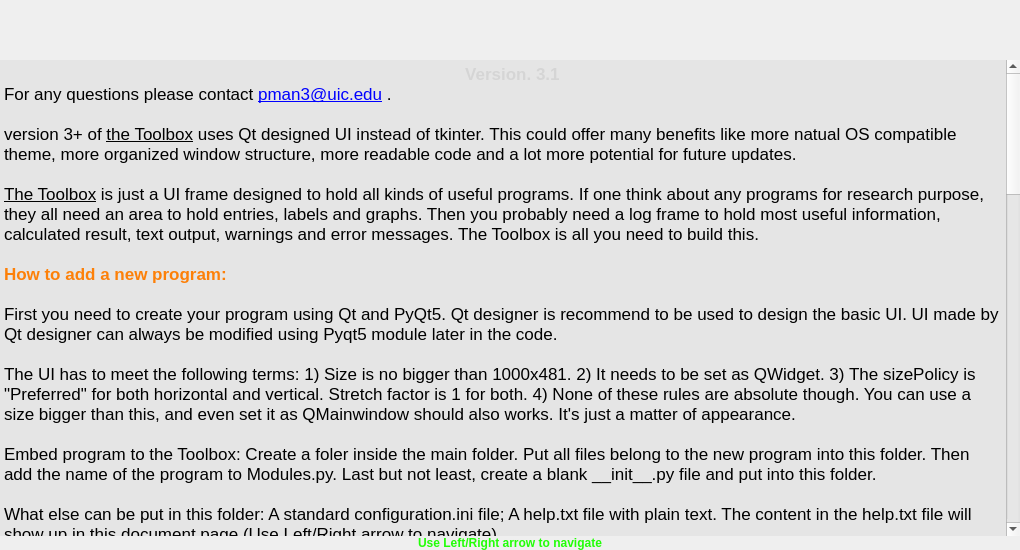
<?xml version="1.0" encoding="UTF-8"?>
<ui version="4.0">
 <class>Form</class>
 <widget class="QWidget" name="Form">
  <property name="geometry">
   <rect>
    <x>0</x>
    <y>0</y>
    <width>1020</width>
    <height>550</height>
   </rect>
  </property>
  <property name="sizePolicy">
   <sizepolicy hsizetype="Preferred" vsizetype="Preferred">
    <horstretch>1</horstretch>
    <verstretch>1</verstretch>
   </sizepolicy>
  </property>
  <property name="minimumSize">
   <size>
    <width>0</width>
    <height>0</height>
   </size>
  </property>
  <property name="cursor">
   <cursorShape>ArrowCursor</cursorShape>
  </property>
  <property name="focusPolicy">
   <enum>Qt::StrongFocus</enum>
  </property>
  <property name="contextMenuPolicy">
   <enum>Qt::ActionsContextMenu</enum>
  </property>
  <property name="acceptDrops">
   <bool>true</bool>
  </property>
  <property name="windowTitle">
   <string>Form</string>
  </property>
  <property name="autoFillBackground">
   <bool>true</bool>
  </property>
  <layout class="QGridLayout" name="maingrid">
   <property name="sizeConstraint">
    <enum>QLayout::SetNoConstraint</enum>
   </property>
   <property name="leftMargin">
    <number>0</number>
   </property>
   <property name="topMargin">
    <number>0</number>
   </property>
   <property name="rightMargin">
    <number>0</number>
   </property>
   <property name="bottomMargin">
    <number>0</number>
   </property>
   <property name="spacing">
    <number>0</number>
   </property>
   <item row="1" column="0">
    <widget class="QStackedWidget" name="stackedWidget">
     <widget class="QWidget" name="page_doc">
      <layout class="QGridLayout" name="gridLayout">
       <property name="leftMargin">
        <number>0</number>
       </property>
       <property name="topMargin">
        <number>0</number>
       </property>
       <property name="rightMargin">
        <number>0</number>
       </property>
       <property name="bottomMargin">
        <number>0</number>
       </property>
       <item row="0" column="0">
        <widget class="QTextEdit" name="textEdit">
         <property name="palette">
          <palette>
           <active>
            <colorrole role="Base">
             <brush brushstyle="SolidPattern">
              <color alpha="255">
               <red>229</red>
               <green>229</green>
               <blue>229</blue>
              </color>
             </brush>
            </colorrole>
           </active>
           <inactive>
            <colorrole role="Base">
             <brush brushstyle="SolidPattern">
              <color alpha="255">
               <red>229</red>
               <green>229</green>
               <blue>229</blue>
              </color>
             </brush>
            </colorrole>
           </inactive>
           <disabled>
            <colorrole role="Base">
             <brush brushstyle="SolidPattern">
              <color alpha="255">
               <red>236</red>
               <green>236</green>
               <blue>236</blue>
              </color>
             </brush>
            </colorrole>
           </disabled>
          </palette>
         </property>
         <property name="frameShape">
          <enum>QFrame::NoFrame</enum>
         </property>
         <property name="html">
          <string>&lt;!DOCTYPE HTML PUBLIC &quot;-//W3C//DTD HTML 4.0//EN&quot; &quot;http://www.w3.org/TR/REC-html40/strict.dtd&quot;&gt;
&lt;html&gt;&lt;head&gt;&lt;meta name=&quot;qrichtext&quot; content=&quot;1&quot; /&gt;&lt;style type=&quot;text/css&quot;&gt;
p, li { white-space: pre-wrap; }
&lt;/style&gt;&lt;/head&gt;&lt;body style=&quot; font-family:'.SF NS Text'; font-size:13pt; font-weight:400; font-style:normal;&quot;&gt;
&lt;p align=&quot;center&quot; style=&quot; margin-top:0px; margin-bottom:0px; margin-left:0px; margin-right:0px; -qt-block-indent:0; text-indent:0px;&quot;&gt;&lt;span style=&quot; font-weight:600; color:#ffffff;&quot;&gt;    &lt;/span&gt;&lt;span style=&quot; font-weight:600; color:#d5d5d5;&quot;&gt;Version. 3.1&lt;/span&gt;&lt;/p&gt;
&lt;p style=&quot; margin-top:0px; margin-bottom:0px; margin-left:0px; margin-right:0px; -qt-block-indent:0; text-indent:0px;&quot;&gt;&lt;span style=&quot; font-family:'Calibri,sans-serif';&quot;&gt;For any questions please contact &lt;/span&gt;&lt;a href=&quot;mailto:pman3@uic.edu&quot;&gt;&lt;span style=&quot; font-family:'Calibri,sans-serif'; text-decoration: underline; color:#0000ff;&quot;&gt;pman3@uic.edu&lt;/span&gt;&lt;/a&gt; .&lt;/p&gt;
&lt;p style=&quot;-qt-paragraph-type:empty; margin-top:0px; margin-bottom:0px; margin-left:0px; margin-right:0px; -qt-block-indent:0; text-indent:0px;&quot;&gt;&lt;br /&gt;&lt;/p&gt;
&lt;p style=&quot; margin-top:0px; margin-bottom:0px; margin-left:0px; margin-right:0px; -qt-block-indent:0; text-indent:0px;&quot;&gt;&lt;span style=&quot; font-family:'Calibri,sans-serif';&quot;&gt;version 3+ of &lt;/span&gt;&lt;span style=&quot; font-family:'Calibri,sans-serif'; text-decoration: underline;&quot;&gt;the Toolbox&lt;/span&gt;&lt;span style=&quot; font-family:'Calibri,sans-serif';&quot;&gt; uses Qt designed UI instead of tkinter. This could offer many benefits like more natual OS compatible theme, more organized window structure, more readable code and a lot more potential for future updates. &lt;/span&gt;&lt;/p&gt;
&lt;p style=&quot;-qt-paragraph-type:empty; margin-top:0px; margin-bottom:0px; margin-left:0px; margin-right:0px; -qt-block-indent:0; text-indent:0px; font-family:'Calibri,sans-serif';&quot;&gt;&lt;br /&gt;&lt;/p&gt;
&lt;p style=&quot; margin-top:0px; margin-bottom:0px; margin-left:0px; margin-right:0px; -qt-block-indent:0; text-indent:0px;&quot;&gt;&lt;span style=&quot; font-family:'Calibri,sans-serif'; text-decoration: underline;&quot;&gt;The Toolbox&lt;/span&gt;&lt;span style=&quot; font-family:'Calibri,sans-serif';&quot;&gt; is just a UI frame designed to hold all kinds of useful programs. If one think about any programs for research purpose, they all need an area to hold entries, labels and graphs. Then you probably need a log frame to hold most useful information, calculated result, text output, warnings and error messages. The Toolbox is all you need to build this. &lt;/span&gt;&lt;/p&gt;
&lt;p style=&quot; margin-top:0px; margin-bottom:0px; margin-left:0px; margin-right:0px; -qt-block-indent:0; text-indent:0px;&quot;&gt;&lt;span style=&quot; font-family:'Calibri,sans-serif';&quot;&gt;&lt;br /&gt;&lt;/span&gt;&lt;span style=&quot; font-family:'Calibri,sans-serif'; font-weight:600; color:#fd8008;&quot;&gt;How to add a new program:&lt;/span&gt;&lt;/p&gt;
&lt;p style=&quot;-qt-paragraph-type:empty; margin-top:0px; margin-bottom:0px; margin-left:0px; margin-right:0px; -qt-block-indent:0; text-indent:0px; font-family:'Calibri,sans-serif'; font-weight:600; color:#fd8008;&quot;&gt;&lt;br /&gt;&lt;/p&gt;
&lt;p style=&quot; margin-top:0px; margin-bottom:0px; margin-left:0px; margin-right:0px; -qt-block-indent:0; text-indent:0px;&quot;&gt;&lt;span style=&quot; font-family:'Calibri,sans-serif';&quot;&gt;First you need to create your program using Qt and PyQt5. Qt designer is recommend to be used to design the basic UI. UI made by Qt designer can always be modified using Pyqt5 module later in the code.  &lt;/span&gt;&lt;/p&gt;
&lt;p style=&quot;-qt-paragraph-type:empty; margin-top:0px; margin-bottom:0px; margin-left:0px; margin-right:0px; -qt-block-indent:0; text-indent:0px; font-family:'Calibri,sans-serif';&quot;&gt;&lt;br /&gt;&lt;/p&gt;
&lt;p style=&quot; margin-top:0px; margin-bottom:0px; margin-left:0px; margin-right:0px; -qt-block-indent:0; text-indent:0px;&quot;&gt;&lt;span style=&quot; font-family:'Calibri,sans-serif';&quot;&gt;The UI has to meet the following terms: 1) Size is no bigger than 1000x481. 2) It needs to be set as QWidget. 3) The sizePolicy is &amp;quot;Preferred&amp;quot; for both horizontal and vertical. Stretch factor is 1 for both. 4) None of these rules are absolute though. You can use a size bigger than this, and even set it as QMainwindow should also works. It's just a matter of appearance. &lt;/span&gt;&lt;/p&gt;
&lt;p style=&quot;-qt-paragraph-type:empty; margin-top:0px; margin-bottom:0px; margin-left:0px; margin-right:0px; -qt-block-indent:0; text-indent:0px; font-family:'Calibri,sans-serif';&quot;&gt;&lt;br /&gt;&lt;/p&gt;
&lt;p style=&quot; margin-top:0px; margin-bottom:0px; margin-left:0px; margin-right:0px; -qt-block-indent:0; text-indent:0px;&quot;&gt;&lt;span style=&quot; font-family:'Calibri,sans-serif';&quot;&gt;Embed program to the Toolbox: Create a foler inside the main folder. Put all files belong to the new program into this folder. Then add the name of the program to Modules.py. Last but not least, create a blank __init__.py file and put into this folder. &lt;/span&gt;&lt;/p&gt;
&lt;p style=&quot;-qt-paragraph-type:empty; margin-top:0px; margin-bottom:0px; margin-left:0px; margin-right:0px; -qt-block-indent:0; text-indent:0px; font-family:'Calibri,sans-serif';&quot;&gt;&lt;br /&gt;&lt;/p&gt;
&lt;p style=&quot; margin-top:0px; margin-bottom:0px; margin-left:0px; margin-right:0px; -qt-block-indent:0; text-indent:0px;&quot;&gt;&lt;span style=&quot; font-family:'Calibri,sans-serif';&quot;&gt;What else can be put in this folder: A standard configuration.ini file; A help.txt file with plain text. The content in the help.txt file will show up in this document page (Use Left/Right arrow to navigate).  &lt;/span&gt;&lt;/p&gt;
&lt;p style=&quot;-qt-paragraph-type:empty; margin-top:0px; margin-bottom:0px; margin-left:0px; margin-right:0px; -qt-block-indent:0; text-indent:0px; font-family:'Calibri,sans-serif';&quot;&gt;&lt;br /&gt;&lt;/p&gt;
&lt;p style=&quot; margin-top:0px; margin-bottom:0px; margin-left:0px; margin-right:0px; -qt-block-indent:0; text-indent:0px;&quot;&gt;&lt;span style=&quot; font-family:'Calibri,sans-serif';&quot;&gt;To hook up with the log frame and status bar: Make sure your program object takes root/parent as a instance. Create the object in Toolbox_v3.py and call the mainwindow it self. Then in your program file, access the log frame using self.parent.listbox. Status bar can be called using self.parent.statusbar. &lt;/span&gt;&lt;/p&gt;
&lt;p style=&quot;-qt-paragraph-type:empty; margin-top:0px; margin-bottom:0px; margin-left:0px; margin-right:0px; -qt-block-indent:0; text-indent:0px; font-family:'Calibri,sans-serif';&quot;&gt;&lt;br /&gt;&lt;/p&gt;
&lt;p style=&quot; margin-top:0px; margin-bottom:0px; margin-left:0px; margin-right:0px; -qt-block-indent:0; text-indent:0px;&quot;&gt;&lt;span style=&quot; font-family:'Calibri,sans-serif';&quot;&gt;Inside the statusbar, there are authorLabel, status1, status2 and progressbar which can be reached with the same method. status1 and progressbar uses the same space on statusbar. Hence one need to hide status1 before showing the progressbar. &lt;/span&gt;&lt;/p&gt;
&lt;p style=&quot;-qt-paragraph-type:empty; margin-top:0px; margin-bottom:0px; margin-left:0px; margin-right:0px; -qt-block-indent:0; text-indent:0px; line-height:14px; font-family:'Calibri,sans-serif';&quot;&gt;&lt;br /&gt;&lt;/p&gt;
&lt;p style=&quot;-qt-paragraph-type:empty; margin-top:0px; margin-bottom:0px; margin-left:0px; margin-right:0px; -qt-block-indent:0; text-indent:0px; line-height:14px; font-family:'Calibri,sans-serif';&quot;&gt;&lt;br /&gt;&lt;/p&gt;
&lt;p style=&quot; margin-top:0px; margin-bottom:0px; margin-left:0px; margin-right:0px; -qt-block-indent:0; text-indent:0px;&quot;&gt;Starting from v3.06, &lt;span style=&quot; font-family:'Calibri,sans-serif';&quot;&gt;all tools are stored inside individual folders instead of the main folder. In this case, it is slightly different to set up the main python file. Here is an example to set up your program's QWidget object: &lt;/span&gt;&lt;/p&gt;
&lt;p style=&quot;-qt-paragraph-type:empty; margin-top:0px; margin-bottom:0px; margin-left:0px; margin-right:0px; -qt-block-indent:0; text-indent:0px; font-family:'Calibri,sans-serif';&quot;&gt;&lt;br /&gt;&lt;/p&gt;
&lt;p style=&quot;-qt-paragraph-type:empty; margin-top:0px; margin-bottom:0px; margin-left:0px; margin-right:0px; -qt-block-indent:0; text-indent:0px; font-family:'Calibri,sans-serif';&quot;&gt;&lt;br /&gt;&lt;/p&gt;
&lt;p style=&quot; margin-top:0px; margin-bottom:0px; margin-left:0px; margin-right:0px; -qt-block-indent:0; text-indent:0px;&quot;&gt;&lt;span style=&quot; font-family:'Menlo'; color:#cc7832;&quot;&gt;import &lt;/span&gt;&lt;span style=&quot; font-family:'Menlo'; color:#a9b7c6;&quot;&gt;os&lt;br /&gt;&lt;/span&gt;&lt;span style=&quot; font-family:'Menlo'; color:#cc7832;&quot;&gt;import &lt;/span&gt;&lt;span style=&quot; font-family:'Menlo'; color:#a9b7c6;&quot;&gt;sys&lt;br /&gt;&lt;/span&gt;&lt;span style=&quot; font-family:'Menlo'; color:#cc7832;&quot;&gt;from &lt;/span&gt;&lt;span style=&quot; font-family:'Menlo'; color:#a9b7c6;&quot;&gt;PyQt5 &lt;/span&gt;&lt;span style=&quot; font-family:'Menlo'; color:#cc7832;&quot;&gt;import &lt;/span&gt;&lt;span style=&quot; font-family:'Menlo'; color:#a9b7c6;&quot;&gt;QtCore&lt;/span&gt;&lt;span style=&quot; font-family:'Menlo'; color:#cc7832;&quot;&gt;, &lt;/span&gt;&lt;span style=&quot; font-family:'Menlo'; color:#a9b7c6;&quot;&gt;QtGui&lt;/span&gt;&lt;span style=&quot; font-family:'Menlo'; color:#cc7832;&quot;&gt;, &lt;/span&gt;&lt;span style=&quot; font-family:'Menlo'; color:#a9b7c6;&quot;&gt;QtWidgets&lt;/span&gt;&lt;span style=&quot; font-family:'Menlo'; color:#cc7832;&quot;&gt;, &lt;/span&gt;&lt;span style=&quot; font-family:'Menlo'; color:#a9b7c6;&quot;&gt;uic&lt;br /&gt;&lt;/span&gt;&lt;span style=&quot; font-family:'Menlo'; color:#cc7832;&quot;&gt;from &lt;/span&gt;&lt;span style=&quot; font-family:'Menlo'; color:#a9b7c6;&quot;&gt;PyQt5.QtCore &lt;/span&gt;&lt;span style=&quot; font-family:'Menlo'; color:#cc7832;&quot;&gt;import &lt;/span&gt;&lt;span style=&quot; font-family:'Menlo'; color:#a9b7c6;&quot;&gt;*&lt;br /&gt;&lt;/span&gt;&lt;span style=&quot; font-family:'Menlo'; color:#cc7832;&quot;&gt;from &lt;/span&gt;&lt;span style=&quot; font-family:'Menlo'; color:#a9b7c6;&quot;&gt;PyQt5.QtGui &lt;/span&gt;&lt;span style=&quot; font-family:'Menlo'; color:#cc7832;&quot;&gt;import &lt;/span&gt;&lt;span style=&quot; font-family:'Menlo'; color:#a9b7c6;&quot;&gt;*&lt;br /&gt;&lt;/span&gt;&lt;span style=&quot; font-family:'Menlo'; color:#cc7832;&quot;&gt;from &lt;/span&gt;&lt;span style=&quot; font-family:'Menlo'; color:#a9b7c6;&quot;&gt;PyQt5.QtWidgets &lt;/span&gt;&lt;span style=&quot; font-family:'Menlo'; color:#cc7832;&quot;&gt;import &lt;/span&gt;&lt;span style=&quot; font-family:'Menlo'; color:#a9b7c6;&quot;&gt;*&lt;br /&gt;&lt;br /&gt;__version__ = &lt;/span&gt;&lt;span style=&quot; font-family:'Menlo'; color:#6a8759;&quot;&gt;'1.00'&lt;/span&gt;&lt;/p&gt;
&lt;p style=&quot;-qt-paragraph-type:empty; margin-top:0px; margin-bottom:0px; margin-left:0px; margin-right:0px; -qt-block-indent:0; text-indent:0px;&quot;&gt;&lt;br /&gt;&lt;/p&gt;
&lt;p style=&quot; margin-top:0px; margin-bottom:0px; margin-left:0px; margin-right:0px; -qt-block-indent:0; text-indent:0px; line-height:20px;&quot;&gt;&lt;span style=&quot; font-family:'Menlo'; color:#cc7832;&quot;&gt;def &lt;/span&gt;&lt;span style=&quot; font-family:'Menlo'; color:#ffc66d;&quot;&gt;resource_path&lt;/span&gt;&lt;span style=&quot; font-family:'Menlo'; color:#a9b7c6;&quot;&gt;(relative_path):  &lt;/span&gt;&lt;span style=&quot; font-family:'Menlo'; color:#808080;&quot;&gt;# Define function to import external files when using PyInstaller.&lt;br /&gt;    &lt;/span&gt;&lt;span style=&quot; font-family:'Menlo'; font-style:italic; color:#629755;&quot;&gt;&amp;quot;&amp;quot;&amp;quot; Get absolute path to resource, works for dev and for PyInstaller &amp;quot;&amp;quot;&amp;quot;&lt;/span&gt;&lt;span style=&quot; font-family:'Menlo'; color:#629755;&quot;&gt;&lt;br /&gt;    &lt;/span&gt;&lt;span style=&quot; font-family:'Menlo'; color:#cc7832;&quot;&gt;try&lt;/span&gt;&lt;span style=&quot; font-family:'Menlo'; color:#a9b7c6;&quot;&gt;:&lt;br /&gt;        &lt;/span&gt;&lt;span style=&quot; font-family:'Menlo'; color:#808080;&quot;&gt;# PyInstaller creates a temp folder and stores path in _MEIPASS&lt;br /&gt;        &lt;/span&gt;&lt;span style=&quot; font-family:'Menlo'; color:#a9b7c6;&quot;&gt;base_path = sys._MEIPASS&lt;br /&gt;    &lt;/span&gt;&lt;span style=&quot; font-family:'Menlo'; color:#cc7832;&quot;&gt;except &lt;/span&gt;&lt;span style=&quot; font-family:'Menlo'; color:#8888c6;&quot;&gt;Exception&lt;/span&gt;&lt;span style=&quot; font-family:'Menlo'; color:#a9b7c6;&quot;&gt;:&lt;br /&gt;        base_path = os.path.abspath(&lt;/span&gt;&lt;span style=&quot; font-family:'Menlo'; color:#6a8759;&quot;&gt;&amp;quot;.&amp;quot;&lt;/span&gt;&lt;span style=&quot; font-family:'Menlo'; color:#a9b7c6;&quot;&gt;)&lt;br /&gt;&lt;br /&gt;    &lt;/span&gt;&lt;span style=&quot; font-family:'Menlo'; color:#cc7832;&quot;&gt;return &lt;/span&gt;&lt;span style=&quot; font-family:'Menlo'; color:#a9b7c6;&quot;&gt;os.path.join(base_path&lt;/span&gt;&lt;span style=&quot; font-family:'Menlo'; color:#cc7832;&quot;&gt;, &lt;/span&gt;&lt;span style=&quot; font-family:'Menlo'; color:#a9b7c6;&quot;&gt;relative_path)&lt;/span&gt;&lt;/p&gt;
&lt;p style=&quot; margin-top:0px; margin-bottom:0px; margin-left:0px; margin-right:0px; -qt-block-indent:0; text-indent:0px; line-height:20px;&quot;&gt;&lt;span style=&quot; font-family:'Menlo'; color:#6a8759;&quot;&gt;&lt;br /&gt;&lt;/span&gt;&lt;span style=&quot; font-family:'Menlo'; color:#a9b7c6;&quot;&gt;package_directory = os.path.dirname(os.path.abspath(__file__))&lt;/span&gt;&lt;span style=&quot; font-family:'Menlo'; color:#808080;&quot;&gt;&lt;br /&gt;&lt;/span&gt;&lt;span style=&quot; font-family:'Menlo'; color:#a9b7c6;&quot;&gt;qtxxxxfile = resource_path(os.path.join(&lt;/span&gt;&lt;span style=&quot; font-family:'Menlo'; color:#6a8759;&quot;&gt;&amp;quot;Folder_Name&amp;quot;&lt;/span&gt;&lt;span style=&quot; font-family:'Menlo'; color:#cc7832;&quot;&gt;, &lt;/span&gt; &lt;span style=&quot; font-family:'Menlo'; color:#6a8759;&quot;&gt;&amp;quot;xxxx_ui.ui&amp;quot;  &lt;/span&gt;&lt;span style=&quot; font-family:'Menlo'; color:#808080;&quot;&gt;# GUI layout file.&lt;br /&gt;&lt;/span&gt;&lt;span style=&quot; font-family:'Menlo'; color:#a9b7c6;&quot;&gt;Ui_xxxx&lt;/span&gt;&lt;span style=&quot; font-family:'Menlo'; color:#cc7832;&quot;&gt;, &lt;/span&gt;&lt;span style=&quot; font-family:'Menlo'; color:#a9b7c6;&quot;&gt;QtBaseClass = uic.loadUiType(qtxxxxfile)&lt;/span&gt; &lt;/p&gt;
&lt;p style=&quot; margin-top:0px; margin-bottom:0px; margin-left:0px; margin-right:0px; -qt-block-indent:0; text-indent:0px; line-height:20px;&quot;&gt;&lt;span style=&quot; font-family:'Menlo'; color:#a9b7c6;&quot;&gt;&lt;br /&gt;&lt;/span&gt;&lt;span style=&quot; font-family:'Menlo'; color:#cc7832;&quot;&gt;class &lt;/span&gt;&lt;span style=&quot; font-family:'Menlo'; color:#a9b7c6;&quot;&gt;xxxx_GUI(QWidget&lt;/span&gt;&lt;span style=&quot; font-family:'Menlo'; color:#cc7832;&quot;&gt;, &lt;/span&gt;&lt;span style=&quot; font-family:'Menlo'; color:#a9b7c6;&quot;&gt;Ui_xxxx):&lt;br /&gt;&lt;br /&gt;    &lt;/span&gt;&lt;span style=&quot; font-family:'Menlo'; font-style:italic; color:#629755;&quot;&gt;&amp;quot;&amp;quot;&amp;quot;Main xxxx window.&amp;quot;&amp;quot;&amp;quot;&lt;/span&gt;&lt;span style=&quot; font-family:'Menlo'; color:#629755;&quot;&gt;&lt;br /&gt;&lt;br /&gt;    &lt;/span&gt;&lt;span style=&quot; font-family:'Menlo'; color:#cc7832;&quot;&gt;def &lt;/span&gt;&lt;span style=&quot; font-family:'Menlo'; color:#b200b2;&quot;&gt;__init__&lt;/span&gt;&lt;span style=&quot; font-family:'Menlo'; color:#a9b7c6;&quot;&gt;(&lt;/span&gt;&lt;span style=&quot; font-family:'Menlo'; color:#94558d;&quot;&gt;self&lt;/span&gt;&lt;span style=&quot; font-family:'Menlo'; color:#cc7832;&quot;&gt;, &lt;/span&gt;&lt;span style=&quot; font-family:'Menlo'; color:#a9b7c6;&quot;&gt;root&lt;/span&gt;&lt;span style=&quot; font-family:'Menlo'; color:#cc7832;&quot;&gt;, &lt;/span&gt;&lt;span style=&quot; font-family:'Menlo'; color:#a9b7c6;&quot;&gt;masterroot):&lt;br /&gt;        QWidget.&lt;/span&gt;&lt;span style=&quot; font-family:'Menlo'; color:#b200b2;&quot;&gt;__init__&lt;/span&gt;&lt;span style=&quot; font-family:'Menlo'; color:#a9b7c6;&quot;&gt;(&lt;/span&gt;&lt;span style=&quot; font-family:'Menlo'; color:#94558d;&quot;&gt;self&lt;/span&gt;&lt;span style=&quot; font-family:'Menlo'; color:#a9b7c6;&quot;&gt;)&lt;br /&gt;        Ui_xxxx.&lt;/span&gt;&lt;span style=&quot; font-family:'Menlo'; color:#b200b2;&quot;&gt;__init__&lt;/span&gt;&lt;span style=&quot; font-family:'Menlo'; color:#a9b7c6;&quot;&gt;(&lt;/span&gt;&lt;span style=&quot; font-family:'Menlo'; color:#94558d;&quot;&gt;self&lt;/span&gt;&lt;span style=&quot; font-family:'Menlo'; color:#a9b7c6;&quot;&gt;)&lt;br /&gt;        &lt;/span&gt;&lt;span style=&quot; font-family:'Menlo'; color:#94558d;&quot;&gt;self&lt;/span&gt;&lt;span style=&quot; font-family:'Menlo'; color:#a9b7c6;&quot;&gt;.setupUi(&lt;/span&gt;&lt;span style=&quot; font-family:'Menlo'; color:#94558d;&quot;&gt;self&lt;/span&gt;&lt;span style=&quot; font-family:'Menlo'; color:#a9b7c6;&quot;&gt;)&lt;br /&gt;        &lt;/span&gt;&lt;span style=&quot; font-family:'Menlo'; color:#94558d;&quot;&gt;self&lt;/span&gt;&lt;span style=&quot; font-family:'Menlo'; color:#a9b7c6;&quot;&gt;.root = root    &lt;/span&gt;&lt;span style=&quot; font-family:'Menlo'; color:#808080;&quot;&gt;# The mdi area to pack the QWidget&lt;br /&gt;        &lt;/span&gt;&lt;span style=&quot; font-family:'Menlo'; color:#94558d;&quot;&gt;self&lt;/span&gt;&lt;span style=&quot; font-family:'Menlo'; color:#a9b7c6;&quot;&gt;.masterroot = masterroot    &lt;/span&gt;&lt;span style=&quot; font-family:'Menlo'; color:#808080;&quot;&gt;# The mainwindow&lt;br /&gt;        &lt;/span&gt;&lt;span style=&quot; font-family:'Menlo'; color:#94558d;&quot;&gt;self&lt;/span&gt;&lt;span style=&quot; font-family:'Menlo'; color:#a9b7c6;&quot;&gt;.listbox = &lt;/span&gt;&lt;span style=&quot; font-family:'Menlo'; color:#94558d;&quot;&gt;self&lt;/span&gt;&lt;span style=&quot; font-family:'Menlo'; color:#a9b7c6;&quot;&gt;.masterroot.listbox&lt;br /&gt;        &lt;/span&gt;&lt;span style=&quot; font-family:'Menlo'; color:#94558d;&quot;&gt;self&lt;/span&gt;&lt;span style=&quot; font-family:'Menlo'; color:#a9b7c6;&quot;&gt;.statusbar = &lt;/span&gt;&lt;span style=&quot; font-family:'Menlo'; color:#94558d;&quot;&gt;self&lt;/span&gt;&lt;span style=&quot; font-family:'Menlo'; color:#a9b7c6;&quot;&gt;.masterroot.statusbar&lt;br /&gt;        &lt;/span&gt;&lt;span style=&quot; font-family:'Menlo'; color:#94558d;&quot;&gt;self&lt;/span&gt;&lt;span style=&quot; font-family:'Menlo'; color:#a9b7c6;&quot;&gt;.status1 = &lt;/span&gt;&lt;span style=&quot; font-family:'Menlo'; color:#94558d;&quot;&gt;self&lt;/span&gt;&lt;span style=&quot; font-family:'Menlo'; color:#a9b7c6;&quot;&gt;.masterroot.status1&lt;br /&gt;        &lt;/span&gt;&lt;span style=&quot; font-family:'Menlo'; color:#94558d;&quot;&gt;self&lt;/span&gt;&lt;span style=&quot; font-family:'Menlo'; color:#a9b7c6;&quot;&gt;.status2 = &lt;/span&gt;&lt;span style=&quot; font-family:'Menlo'; color:#94558d;&quot;&gt;self&lt;/span&gt;&lt;span style=&quot; font-family:'Menlo'; color:#a9b7c6;&quot;&gt;.masterroot.status2&lt;br /&gt;        &lt;/span&gt;&lt;span style=&quot; font-family:'Menlo'; color:#94558d;&quot;&gt;self&lt;/span&gt;&lt;span style=&quot; font-family:'Menlo'; color:#a9b7c6;&quot;&gt;.progressbar = &lt;/span&gt;&lt;span style=&quot; font-family:'Menlo'; color:#94558d;&quot;&gt;self&lt;/span&gt;&lt;span style=&quot; font-family:'Menlo'; color:#a9b7c6;&quot;&gt;.masterroot.progressbar&lt;/span&gt;&lt;/p&gt;
&lt;p style=&quot; margin-top:0px; margin-bottom:0px; margin-left:0px; margin-right:0px; -qt-block-indent:0; text-indent:0px;&quot;&gt;&lt;span style=&quot; font-family:'Menlo'; color:#94558d;&quot;&gt;        self&lt;/span&gt;&lt;span style=&quot; font-family:'Menlo'; color:#a9b7c6;&quot;&gt;.addlog = &lt;/span&gt;&lt;span style=&quot; font-family:'Menlo'; color:#94558d;&quot;&gt;self&lt;/span&gt;&lt;span style=&quot; font-family:'Menlo'; color:#a9b7c6;&quot;&gt;.masterroot.addlog&lt;/span&gt;&lt;/p&gt;
&lt;p style=&quot; margin-top:0px; margin-bottom:0px; margin-left:0px; margin-right:0px; -qt-block-indent:0; text-indent:0px;&quot;&gt;&lt;span style=&quot; font-family:'Menlo'; color:#94558d;&quot;&gt;        self&lt;/span&gt;&lt;span style=&quot; font-family:'Menlo'; color:#a9b7c6;&quot;&gt;.addlog_with_button = &lt;/span&gt;&lt;span style=&quot; font-family:'Menlo'; color:#94558d;&quot;&gt;self&lt;/span&gt;&lt;span style=&quot; font-family:'Menlo'; color:#a9b7c6;&quot;&gt;.masterroot.addlog_with_button&lt;/span&gt;&lt;/p&gt;
&lt;p style=&quot;-qt-paragraph-type:empty; margin-top:0px; margin-bottom:0px; margin-left:0px; margin-right:0px; -qt-block-indent:0; text-indent:0px; line-height:14px;&quot;&gt;&lt;br /&gt;&lt;/p&gt;
&lt;p style=&quot; margin-top:0px; margin-bottom:0px; margin-left:0px; margin-right:0px; -qt-block-indent:0; text-indent:0px;&quot;&gt;&lt;span style=&quot; font-family:'Calibri,sans-serif';&quot;&gt;Here is an example to add a new log to the log frame: &lt;/span&gt;&lt;/p&gt;
&lt;p style=&quot; margin-top:0px; margin-bottom:0px; margin-left:0px; margin-right:0px; -qt-block-indent:0; text-indent:0px;&quot;&gt;&lt;span style=&quot; font-family:'Calibri,sans-serif';&quot;&gt;Add the following line to the __init__ function of your GUI class. &lt;/span&gt;&lt;/p&gt;
&lt;p style=&quot; margin-top:0px; margin-bottom:0px; margin-left:0px; margin-right:0px; -qt-block-indent:0; text-indent:0px;&quot;&gt;&lt;span style=&quot; font-family:'Menlo'; color:#94558d;&quot;&gt;self&lt;/span&gt;&lt;span style=&quot; font-family:'Menlo'; color:#a9b7c6;&quot;&gt;.addlog = &lt;/span&gt;&lt;span style=&quot; font-family:'Menlo'; color:#94558d;&quot;&gt;self&lt;/span&gt;&lt;span style=&quot; font-family:'Menlo'; color:#a9b7c6;&quot;&gt;.masterroot.addlog&lt;/span&gt;&lt;/p&gt;
&lt;p style=&quot; margin-top:0px; margin-bottom:0px; margin-left:0px; margin-right:0px; -qt-block-indent:0; text-indent:0px;&quot;&gt;&lt;span style=&quot; font-family:'Calibri,sans-serif';&quot;&gt;Then call it simply using:&lt;/span&gt;&lt;/p&gt;
&lt;p style=&quot; margin-top:0px; margin-bottom:0px; margin-left:0px; margin-right:0px; -qt-block-indent:0; text-indent:0px;&quot;&gt;&lt;span style=&quot; font-family:'Menlo'; color:#94558d;&quot;&gt;self&lt;/span&gt;&lt;span style=&quot; font-family:'Menlo'; color:#a9b7c6;&quot;&gt;.addlog(&amp;quot;This is an example of log.&amp;quot;)&lt;/span&gt;&lt;/p&gt;
&lt;p style=&quot; margin-top:0px; margin-bottom:0px; margin-left:0px; margin-right:0px; -qt-block-indent:0; text-indent:0px;&quot;&gt;&lt;span style=&quot; font-family:'Calibri,sans-serif';&quot;&gt;There is also a function called addlog_with_button(). It explains itself.  &lt;/span&gt;&lt;/p&gt;
&lt;p style=&quot;-qt-paragraph-type:empty; margin-top:0px; margin-bottom:0px; margin-left:0px; margin-right:0px; -qt-block-indent:0; text-indent:0px; font-family:'Calibri,sans-serif';&quot;&gt;&lt;br /&gt;&lt;/p&gt;
&lt;p style=&quot; margin-top:0px; margin-bottom:0px; margin-left:0px; margin-right:0px; -qt-block-indent:0; text-indent:0px;&quot;&gt;&lt;span style=&quot; font-family:'Calibri,sans-serif';&quot;&gt;Here is an example to show the progressbar: &lt;/span&gt;&lt;/p&gt;
&lt;p style=&quot;-qt-paragraph-type:empty; margin-top:0px; margin-bottom:0px; margin-left:0px; margin-right:0px; -qt-block-indent:0; text-indent:0px; font-family:'Calibri,sans-serif';&quot;&gt;&lt;br /&gt;&lt;/p&gt;
&lt;p style=&quot; margin-top:0px; margin-bottom:0px; margin-left:0px; margin-right:0px; -qt-block-indent:0; text-indent:0px;&quot;&gt;&lt;span style=&quot; font-family:'Menlo'; color:#cc7832;&quot;&gt;def &lt;/span&gt;&lt;span style=&quot; font-family:'Menlo'; color:#ffc66d;&quot;&gt;addprogressbar&lt;/span&gt;&lt;span style=&quot; font-family:'Menlo'; color:#a9b7c6;&quot;&gt;(&lt;/span&gt;&lt;span style=&quot; font-family:'Menlo'; color:#94558d;&quot;&gt;self&lt;/span&gt;&lt;span style=&quot; font-family:'Menlo'; color:#a9b7c6;&quot;&gt;):&lt;br /&gt;    &lt;/span&gt;&lt;span style=&quot; font-family:'Menlo'; color:#94558d;&quot;&gt;self&lt;/span&gt;&lt;span style=&quot; font-family:'Menlo'; color:#a9b7c6;&quot;&gt;.status1.hide()&lt;br /&gt;    &lt;/span&gt;&lt;span style=&quot; font-family:'Menlo'; color:#94558d;&quot;&gt;self&lt;/span&gt;&lt;span style=&quot; font-family:'Menlo'; color:#a9b7c6;&quot;&gt;.progressbar.show()&lt;br /&gt;    &lt;/span&gt;&lt;span style=&quot; font-family:'Menlo'; color:#94558d;&quot;&gt;self&lt;/span&gt;&lt;span style=&quot; font-family:'Menlo'; color:#a9b7c6;&quot;&gt;.programbusy = 1&lt;/span&gt;&lt;/p&gt;
&lt;p style=&quot; margin-top:0px; margin-bottom:0px; margin-left:0px; margin-right:0px; -qt-block-indent:0; text-indent:0px;&quot;&gt;&lt;span style=&quot; font-family:'Calibri,sans-serif';&quot;&gt; &lt;/span&gt;&lt;/p&gt;
&lt;p style=&quot;-qt-paragraph-type:empty; margin-top:0px; margin-bottom:0px; margin-left:0px; margin-right:0px; -qt-block-indent:0; text-indent:0px; font-family:'Calibri,sans-serif';&quot;&gt;&lt;br /&gt;&lt;/p&gt;
&lt;p style=&quot; margin-top:0px; margin-bottom:0px; margin-left:0px; margin-right:0px; -qt-block-indent:0; text-indent:0px;&quot;&gt;&lt;span style=&quot; font-family:'Calibri,sans-serif'; font-weight:600;&quot;&gt;Known issues:&lt;/span&gt;&lt;span style=&quot; font-family:'Calibri,sans-serif';&quot;&gt; &lt;/span&gt;&lt;/p&gt;
&lt;p style=&quot;-qt-paragraph-type:empty; margin-top:0px; margin-bottom:0px; margin-left:0px; margin-right:0px; -qt-block-indent:0; text-indent:0px; font-family:'Calibri,sans-serif';&quot;&gt;&lt;br /&gt;&lt;/p&gt;
&lt;p style=&quot; margin-top:0px; margin-bottom:0px; margin-left:0px; margin-right:0px; -qt-block-indent:0; text-indent:0px;&quot;&gt;Menubar may not show up correctly in Windows when it is fullscreen.&lt;/p&gt;
&lt;p style=&quot; margin-top:0px; margin-bottom:0px; margin-left:0px; margin-right:0px; -qt-block-indent:0; text-indent:0px;&quot;&gt;&lt;span style=&quot; font-family:'Calibri,sans-serif';&quot;&gt;&lt;br /&gt;&lt;/span&gt;&lt;span style=&quot; font-family:'Calibri,sans-serif'; font-weight:600;&quot;&gt;Update Log:&lt;/span&gt;&lt;/p&gt;
&lt;p style=&quot; margin-top:0px; margin-bottom:0px; margin-left:0px; margin-right:0px; -qt-block-indent:0; text-indent:0px;&quot;&gt;&lt;span style=&quot; font-family:'Calibri,sans-serif';&quot;&gt;&lt;br /&gt;v. 0.01: Program is created. Frame of the software is built.&lt;br /&gt;v. 0.10: LN2 order updater is fully functional.&lt;br /&gt;v. 0.11: Building MCT calculator. Composition x calculator is fully functional.&lt;br /&gt;v. 0.12: Building MCT calculator. Transmission cutoff calculator is fully functional.&lt;br /&gt;v. 0.13: Building MCT calculator. Cell Temperature calculator is fully functional.&lt;br /&gt;v. 0.14: Building MCT calculator. SL growth time calculator is fully functional.&lt;br /&gt;v. 0.20: MCT calculator is fully functional.&lt;br /&gt;v. 0.21: -Slight UI style change.&lt;br /&gt;      -Fixed a problem where the temperature function in Composition x calculator may not work properly.&lt;br /&gt;      - Added lock and unlock function for composition x.&lt;br /&gt;      - Added one entry &amp;quot;Composition x given by FTIR:&amp;quot; for Cell T calculator. &lt;br /&gt;v. 0.22: Building XRD T3SL data analyzer.&lt;br /&gt;v. 0.30: XRD T3SL data analyzer is built.&lt;br /&gt;v. 0.31: Features added.&lt;br /&gt;         - Save MCT sample info to file. &lt;br /&gt;         - Open existing MCT sample info. &lt;br /&gt;         - Save log to file. &lt;br /&gt;         - Added tooltips for buttons. &lt;br /&gt;v. 0.32: Splash screen added.&lt;br /&gt;v. 0.33: Secret game added.&lt;br /&gt;v. 0.40: MBEdatabase updater is now fully functional.&lt;br /&gt;v. 0.50: XRD T3SL data analyzer is rebuilt.&lt;br /&gt;v. 0.60: FTIR fitting tool is built.&lt;br /&gt;v. 0.70: Grow Temp Calculator is built.&lt;br /&gt;v. 0.80: Transratio fitting tool is built.&lt;br /&gt;v. 0.90: FTIR fitting tool is now capable of calculating absorption.&lt;br /&gt;v. 0.91: Fast absorption calculation is added.&lt;br /&gt;v. 0.92: MCT and SL fitting is separated.&lt;br /&gt;v. 0.93: Substrate choices are added.&lt;br /&gt;v. 0.94: Multithreading is now used for FTIR fitting tool.&lt;br /&gt;v. 0.95: Progress bar is added for FTIR fitting tool.&lt;br /&gt;v. 0.96: MCT calculator is exported to a single file.&lt;br /&gt;v. 0.97: Fixed an issue with growth temp calculator.&lt;br /&gt;v. 0.98: FPI modeling tool is added to the toolbox.&lt;br /&gt;v. 0.99: Fixed several bugs with FPI modeling tool.&lt;/span&gt; &lt;/p&gt;
&lt;p style=&quot; margin-top:0px; margin-bottom:0px; margin-left:0px; margin-right:0px; -qt-block-indent:0; text-indent:0px;&quot;&gt;&lt;span style=&quot; font-family:'Calibri,sans-serif';&quot;&gt;v. 1.00: Code is optimized. Now adding a new module is very easy and straight forward.&lt;br /&gt;v. 1.10: Optimized the UI for windows.&lt;br /&gt;v. 1.20: Whole thing rebuilt. FTIR fitting tool v2, kp method and grade analyzer are included. &lt;br /&gt;v. 1.30: Optimized the UI for a lot of things.&lt;br /&gt;       Added splash screen back in order to represent program loading procedure.&lt;br /&gt;From now on, the version format has changed. &lt;br /&gt;It is the sum of the version of this program itself plus the version of all tools.&lt;br /&gt;v. 2.0: Initial version number.&lt;br /&gt;v. 2.1: Fixed all hotkey binding problem.&lt;/span&gt;&lt;/p&gt;
&lt;p style=&quot; margin-top:0px; margin-bottom:0px; margin-left:0px; margin-right:0px; -qt-block-indent:0; text-indent:0px;&quot;&gt;&lt;span style=&quot; font-family:'Calibri,sans-serif';&quot;&gt;v. 3.0: Initial version number. Qt(PyQt5) is used to design the UI. &lt;/span&gt;&lt;/p&gt;
&lt;p style=&quot; margin-top:0px; margin-bottom:0px; margin-left:0px; margin-right:0px; -qt-block-indent:0; text-indent:0px;&quot;&gt;&lt;span style=&quot; font-family:'Calibri,sans-serif';&quot;&gt;v. 3.01: Bug fixes; Added splash screen.  &lt;/span&gt;&lt;/p&gt;
&lt;p style=&quot; margin-top:0px; margin-bottom:0px; margin-left:0px; margin-right:0px; -qt-block-indent:0; text-indent:0px;&quot;&gt;&lt;span style=&quot; font-family:'Calibri,sans-serif';&quot;&gt;v. 3.02: Fixed an issue where the tabs in MDI area won't close properly. &lt;/span&gt;&lt;/p&gt;
&lt;p style=&quot; margin-top:0px; margin-bottom:0px; margin-left:0px; margin-right:0px; -qt-block-indent:0; text-indent:0px;&quot;&gt;&lt;span style=&quot; font-family:'Calibri,sans-serif';&quot;&gt;v. 3.03: Added &amp;quot;Quit&amp;quot; and other window adjustment function to menu bar; &lt;/span&gt;&lt;/p&gt;
&lt;p style=&quot; margin-top:0px; margin-bottom:0px; margin-left:0px; margin-right:0px; -qt-block-indent:0; text-indent:0px;&quot;&gt;&lt;span style=&quot; font-family:'Calibri,sans-serif';&quot;&gt;             Added Dark theme. pip install qdarkstyle module is required to use dark theme. &lt;/span&gt;&lt;/p&gt;
&lt;p style=&quot; margin-top:0px; margin-bottom:0px; margin-left:0px; margin-right:0px; -qt-block-indent:0; text-indent:0px;&quot;&gt;&lt;span style=&quot; font-family:'Calibri,sans-serif';&quot;&gt;v. 3.04: Statusbar coorperates better with changing modules using tabs;&lt;/span&gt;&lt;/p&gt;
&lt;p style=&quot; margin-top:0px; margin-bottom:0px; margin-left:0px; margin-right:0px; -qt-block-indent:0; text-indent:0px;&quot;&gt;&lt;span style=&quot; font-family:'Calibri,sans-serif';&quot;&gt;             Now the size of log frame is adjustable. It can either hide or adjust to a certain height within very good amount of range. &lt;/span&gt;&lt;/p&gt;
&lt;p style=&quot; margin-top:0px; margin-bottom:0px; margin-left:0px; margin-right:0px; -qt-block-indent:0; text-indent:0px;&quot;&gt;&lt;span style=&quot; font-family:'Calibri,sans-serif';&quot;&gt;v. 3.05: While we are waiting for Ryan's update, here are the small changes:&lt;/span&gt;&lt;/p&gt;
&lt;p style=&quot; margin-top:0px; margin-bottom:0px; margin-left:0px; margin-right:0px; -qt-block-indent:0; text-indent:0px;&quot;&gt;&lt;span style=&quot; font-family:'Calibri,sans-serif';&quot;&gt;             The color of Matplolib area has changed to match the dark theme. The main reason for that is the black background would hide some lines. &lt;/span&gt;&lt;/p&gt;
&lt;p style=&quot; margin-top:0px; margin-bottom:0px; margin-left:0px; margin-right:0px; -qt-block-indent:0; text-indent:0px;&quot;&gt;&lt;span style=&quot; font-family:'Calibri,sans-serif';&quot;&gt;             Added an icon in the system tray.  Right now it only has &amp;quot;Exit&amp;quot; function. &lt;/span&gt;&lt;/p&gt;
&lt;p style=&quot; margin-top:0px; margin-bottom:0px; margin-left:0px; margin-right:0px; -qt-block-indent:0; text-indent:0px;&quot;&gt;&lt;span style=&quot; font-family:'Calibri,sans-serif';&quot;&gt;             Added Edit menu,  but no function is created. &lt;/span&gt;&lt;/p&gt;
&lt;p style=&quot; margin-top:0px; margin-bottom:0px; margin-left:0px; margin-right:0px; -qt-block-indent:0; text-indent:0px;&quot;&gt;&lt;span style=&quot; font-family:'Calibri,sans-serif';&quot;&gt;             Slight change made to the module menu. &lt;/span&gt;&lt;/p&gt;
&lt;p style=&quot; margin-top:0px; margin-bottom:0px; margin-left:0px; margin-right:0px; -qt-block-indent:0; text-indent:0px;&quot;&gt;&lt;span style=&quot; font-family:'Calibri,sans-serif';&quot;&gt;v. 3.06:  Ryan's update is here. Create a new module is easy than ever. See instructions above. The structure of Toolbox_v3.py has changed to be more flexible. &lt;/span&gt;&lt;/p&gt;
&lt;p style=&quot; margin-top:0px; margin-bottom:0px; margin-left:0px; margin-right:0px; -qt-block-indent:0; text-indent:0px;&quot;&gt;&lt;span style=&quot; font-family:'Calibri,sans-serif';&quot;&gt;             Several new tools are added. Now all tools are stored inside individual folders instead of the main folder.&lt;/span&gt;&lt;/p&gt;
&lt;p style=&quot; margin-top:0px; margin-bottom:0px; margin-left:0px; margin-right:0px; -qt-block-indent:0; text-indent:0px;&quot;&gt;&lt;span style=&quot; font-family:'Calibri,sans-serif';&quot;&gt;             The configuration.ini file now belongs to each module. Toolbox itself has a separate configuration.ini file. &lt;/span&gt;&lt;/p&gt;
&lt;p style=&quot; margin-top:0px; margin-bottom:0px; margin-left:0px; margin-right:0px; -qt-block-indent:0; text-indent:0px;&quot;&gt;&lt;span style=&quot; font-family:'Calibri,sans-serif';&quot;&gt;             Documentation is updated to include the documents from all tools.&lt;/span&gt;&lt;/p&gt;
&lt;p style=&quot; margin-top:0px; margin-bottom:0px; margin-left:0px; margin-right:0px; -qt-block-indent:0; text-indent:0px;&quot;&gt;&lt;span style=&quot; font-family:'Calibri,sans-serif';&quot;&gt;v. 3.07:  A few changes to optimize the file path handling. Now the program is ready to be packaged into an executable app using pyinstaller (tested on Mac OS);&lt;/span&gt;&lt;/p&gt;
&lt;p style=&quot; margin-top:0px; margin-bottom:0px; margin-left:0px; margin-right:0px; -qt-block-indent:0; text-indent:0px;&quot;&gt;&lt;span style=&quot; font-family:'Calibri,sans-serif';&quot;&gt;             Fixed bugs where some n/k csv file has invlid characters; &lt;/span&gt;&lt;/p&gt;
&lt;p style=&quot; margin-top:0px; margin-bottom:0px; margin-left:0px; margin-right:0px; -qt-block-indent:0; text-indent:0px;&quot;&gt;&lt;span style=&quot; font-family:'Calibri,sans-serif';&quot;&gt;             Fixed bugs where some csv readers do not work as exprected;&lt;/span&gt;&lt;/p&gt;
&lt;p style=&quot; margin-top:0px; margin-bottom:0px; margin-left:0px; margin-right:0px; -qt-block-indent:0; text-indent:0px;&quot;&gt;&lt;span style=&quot; font-family:'Calibri,sans-serif';&quot;&gt;             Improved error messages when import failed; &lt;/span&gt;&lt;/p&gt;
&lt;p style=&quot; margin-top:0px; margin-bottom:0px; margin-left:0px; margin-right:0px; -qt-block-indent:0; text-indent:0px;&quot;&gt;&lt;span style=&quot; font-family:'Calibri,sans-serif';&quot;&gt;v. 3.08:  Added addlog() and addlog_with_button() into the main toolbox.py file as standard functions. See example of how to use them above. &lt;/span&gt;&lt;/p&gt;
&lt;p style=&quot; margin-top:0px; margin-bottom:0px; margin-left:0px; margin-right:0px; -qt-block-indent:0; text-indent:0px;&quot;&gt;&lt;span style=&quot; font-family:'Calibri,sans-serif';&quot;&gt;v. 3.09:  Some minor improvements. &lt;/span&gt;&lt;/p&gt;
&lt;p style=&quot; margin-top:0px; margin-bottom:0px; margin-left:0px; margin-right:0px; -qt-block-indent:0; text-indent:0px;&quot;&gt;&lt;span style=&quot; font-family:'Calibri,sans-serif';&quot;&gt;             Fixed an issue where arrow keys cannot be used to navigate the documents. &lt;/span&gt;&lt;/p&gt;
&lt;p style=&quot; margin-top:0px; margin-bottom:0px; margin-left:0px; margin-right:0px; -qt-block-indent:0; text-indent:0px;&quot;&gt;&lt;span style=&quot; font-family:'Calibri,sans-serif';&quot;&gt;             Added three new modules: MBE Assistant, Microscope Assistant and ImageM. Now modules other than FTIR fitting tool is moved to github submudules. &lt;/span&gt;&lt;/p&gt;
&lt;p style=&quot; margin-top:0px; margin-bottom:0px; margin-left:0px; margin-right:0px; -qt-block-indent:0; text-indent:0px;&quot;&gt;&lt;span style=&quot; font-family:'Calibri,sans-serif';&quot;&gt;             Added pure dark theme. It can be activated by setting colortheme parameter to 2. It may cause some visual problems in modules with Matplotlib build-in toolbar. &lt;/span&gt;&lt;/p&gt;
&lt;p style=&quot; margin-top:0px; margin-bottom:0px; margin-left:0px; margin-right:0px; -qt-block-indent:0; text-indent:0px;&quot;&gt;&lt;span style=&quot; font-family:'Calibri,sans-serif'; font-weight:600; color:#fd8008;&quot;&gt;v. 3.1&lt;/span&gt;&lt;span style=&quot; font-family:'Calibri,sans-serif';&quot;&gt;: Minor bug fixes and under-the-hood improvements. Improved program loading speed. Added potential function to help tools load faster. &lt;/span&gt;&lt;/p&gt;
&lt;p style=&quot; margin-top:0px; margin-bottom:0px; margin-left:0px; margin-right:0px; -qt-block-indent:0; text-indent:0px;&quot;&gt;&lt;span style=&quot; font-family:'Calibri,sans-serif';&quot;&gt;           New splash screen with loading progress. &lt;/span&gt;&lt;/p&gt;
&lt;p style=&quot; margin-top:0px; margin-bottom:0px; margin-left:0px; margin-right:0px; -qt-block-indent:0; text-indent:0px;&quot;&gt;&lt;span style=&quot; font-family:'Calibri,sans-serif';&quot;&gt;           New global settings window. &lt;/span&gt;&lt;/p&gt;
&lt;p style=&quot; margin-top:0px; margin-bottom:0px; margin-left:0px; margin-right:0px; -qt-block-indent:0; text-indent:0px;&quot;&gt;&lt;span style=&quot; font-family:'Calibri,sans-serif';&quot;&gt;           Now module loading error messages are shown in the log frame once the mainwindow is opened. &lt;/span&gt;&lt;/p&gt;
&lt;p style=&quot; margin-top:0px; margin-bottom:0px; margin-left:0px; margin-right:0px; -qt-block-indent:0; text-indent:0px;&quot;&gt;&lt;span style=&quot; font-family:'Calibri,sans-serif';&quot;&gt;           Improved System Tray Icon functionality in Windows. Double click the icon to show/hide the main window. Right click to exit the program.&lt;/span&gt;&lt;/p&gt;
&lt;p style=&quot; margin-top:0px; margin-bottom:0px; margin-left:0px; margin-right:0px; -qt-block-indent:0; text-indent:0px;&quot;&gt;&lt;span style=&quot; font-family:'Calibri,sans-serif';&quot;&gt;           Now all images are stored in &amp;quot;Images&amp;quot; folder. &lt;/span&gt;&lt;/p&gt;
&lt;p style=&quot; margin-top:0px; margin-bottom:0px; margin-left:0px; margin-right:0px; -qt-block-indent:0; text-indent:0px;&quot;&gt;&lt;span style=&quot; font-family:'Calibri,sans-serif';&quot;&gt;           &lt;br /&gt;&lt;br /&gt;&lt;/span&gt;&lt;/p&gt;
&lt;p style=&quot; margin-top:0px; margin-bottom:0px; margin-left:0px; margin-right:0px; -qt-block-indent:0; text-indent:0px;&quot;&gt;&lt;span style=&quot; font-family:'Calibri,sans-serif';&quot;&gt; &lt;/span&gt; &lt;/p&gt;&lt;/body&gt;&lt;/html&gt;</string>
         </property>
         <property name="textInteractionFlags">
          <set>Qt::NoTextInteraction</set>
         </property>
        </widget>
       </item>
      </layout>
     </widget>
     <widget class="QWidget" name="page_2"/>
    </widget>
   </item>
   <item row="0" column="0">
    <widget class="QLabel" name="lb_logo">
     <property name="sizePolicy">
      <sizepolicy hsizetype="Preferred" vsizetype="Fixed">
       <horstretch>0</horstretch>
       <verstretch>0</verstretch>
      </sizepolicy>
     </property>
     <property name="minimumSize">
      <size>
       <width>0</width>
       <height>60</height>
      </size>
     </property>
     <property name="maximumSize">
      <size>
       <width>16777215</width>
       <height>60</height>
      </size>
     </property>
     <property name="text">
      <string/>
     </property>
     <property name="alignment">
      <set>Qt::AlignCenter</set>
     </property>
    </widget>
   </item>
   <item row="2" column="0">
    <widget class="QLabel" name="label_2">
     <property name="text">
      <string notr="true">&lt;html&gt;&lt;head/&gt;&lt;body&gt;&lt;p&gt;&lt;span style=&quot; font-weight:600; color:#21ff06;&quot;&gt;Use Left/Right arrow to navigate&lt;/span&gt;&lt;/p&gt;&lt;/body&gt;&lt;/html&gt;</string>
     </property>
     <property name="alignment">
      <set>Qt::AlignCenter</set>
     </property>
    </widget>
   </item>
  </layout>
 </widget>
 <resources/>
 <connections/>
</ui>
